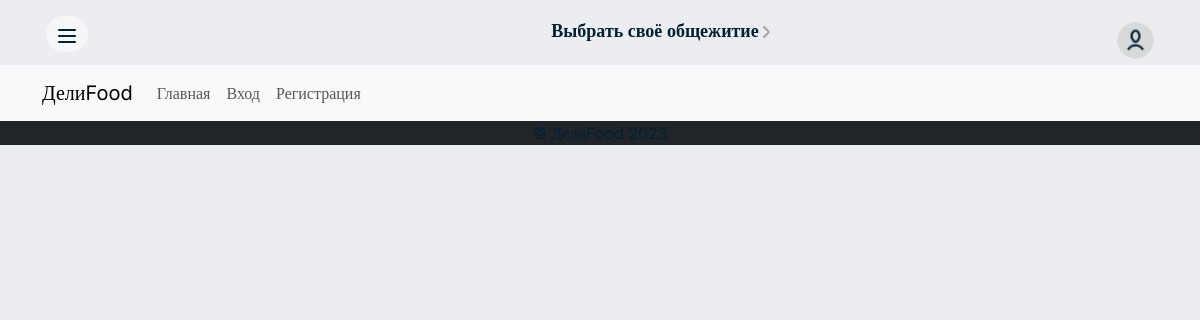
/, run on an earlier commit of the app's database.
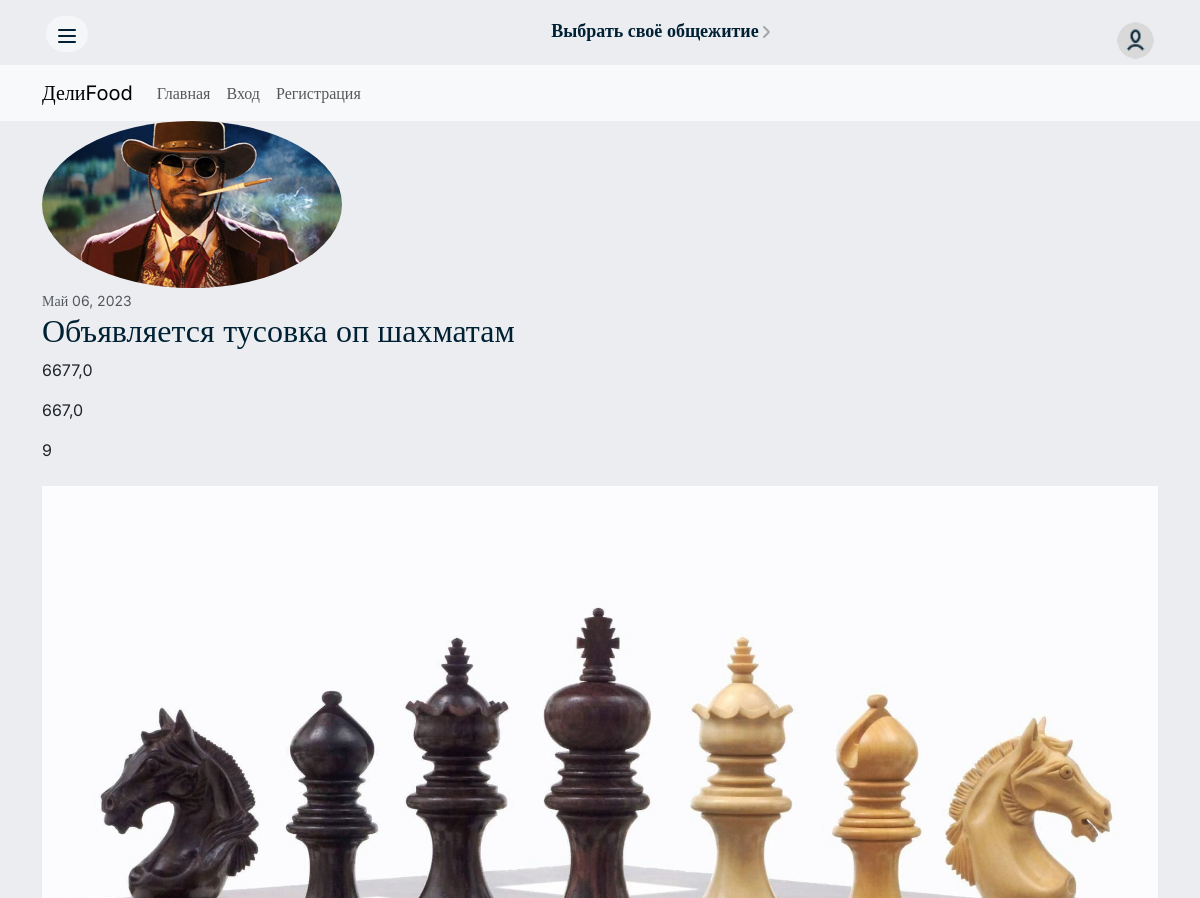
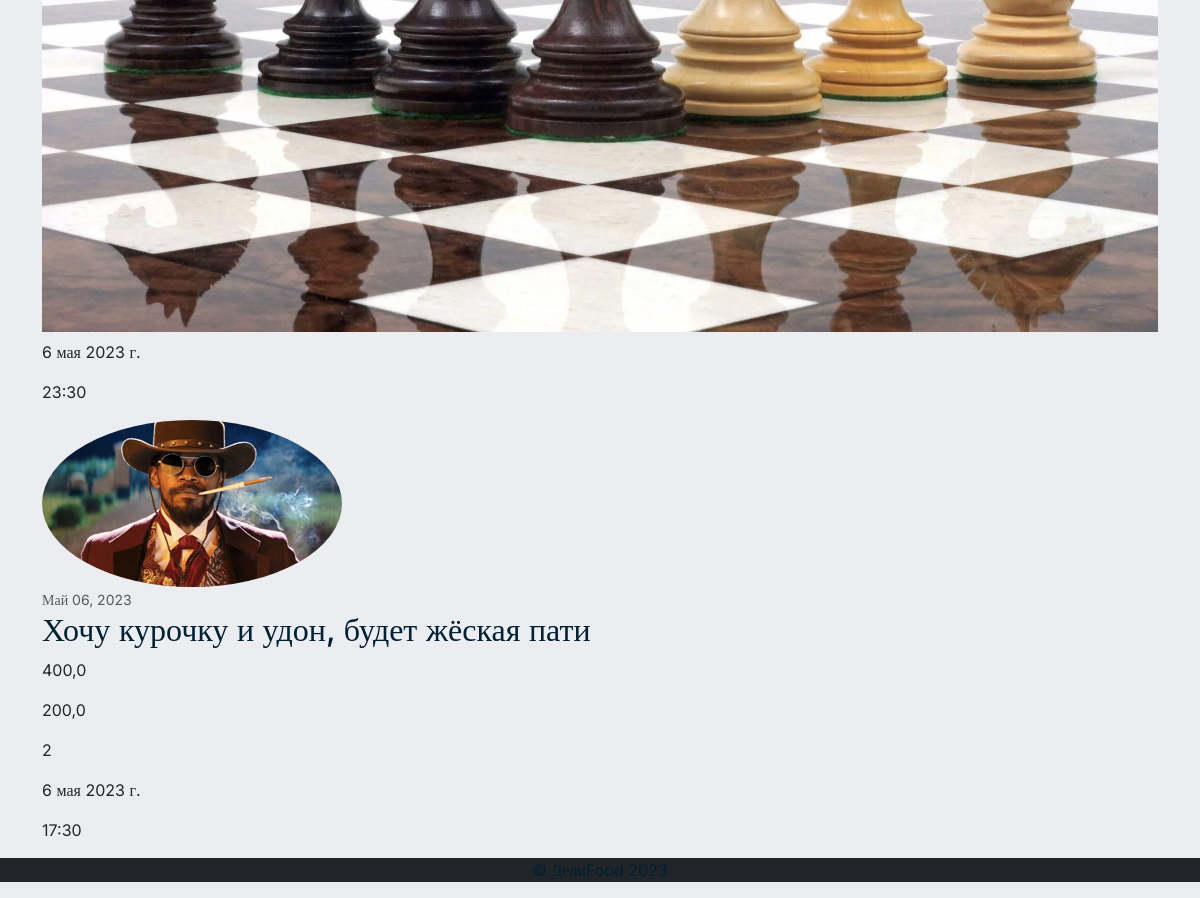
And on a later commit of the database (2 pictures, top to bottom).
### main/models.py (models this page shows, shortened)
class Post(models.Model):
    date_posted = models.DateTimeField(default=timezone.now)
    author = models.ForeignKey(User, on_delete=models.CASCADE)
    title = models.CharField("Название ордера", max_length=120, help_text='Введите текст поста')
    price = models.FloatField("Стоимость всей еды", default=0)
    price_deliver = models.FloatField("Стоимость доставки", default=0)
    date_deliver = models.DateField("Дата ордера", default=timezone.now)
    time_deliver = models.TimeField("Время ордера", default='17:30:00')
    cnt_people = models.IntegerField("Количество людей", default=2, help_text='Минимум 2, включая вас')
    image = models.ImageField(
        'Картинка',
        upload_to='posts_pics/',
        blank=True,
        null=True
    )
    class Meta:
        ordering = ('-date_posted',)
        verbose_name = 'Пост'
        verbose_name_plural = 'Посты'

### users/models.py (models this page shows, shortened)
class Profile(models.Model):
    user = models.OneToOneField(User, on_delete=models.CASCADE)
    image = models.ImageField('Ваша фотография', default='profile_pics/default.jpg', upload_to='profile_pics/')
    address = models.CharField('Адрес общежития', blank=True, null=True, max_length=250)

### main/views.py (the view)
# urls.py: path('', PostListView.as_view(), name='home'),
class PostListView(ListView):
    model = Post
    template_name = 'main/main.html'
    context_object_name = 'posts'
    ordering = ['-date_posted']

### main/templates/main/main.html (shortened to what this page needs)
{% extends 'main/layout.html' %}
{% load static %}
{% load dateshed %}
{% load thumbnail %}
{% block orders %}
    {% for post in posts %}
        <article class="media content-section">
          <img class="rounded-circle article-img" src="{{ post.author.profile.image.url }}" alt="">
          <div class="media-body">
            <div class="article-metadata">
              <small class="text-muted">{{ post.date_posted|date:"F d, Y" }}</small>
            </div>
            <h2><a class="article-title" href="{% url 'post-detail' post.id %}">{{ post.title }}</a></h2>
            <p class="article-content">{{ post.price }}</p>
              <p class="article-content">{{ post.price_deliver }}</p>
              <p class="article-content">{{ post.cnt_people }}</p>
              {% thumbnail post.image "960x339" crop="center" upscale=True as im %}
                <img class="card-img my-2" src="{{ im.url }}">
              {% endthumbnail %}
              <p class="article-content">{{ post.date_deliver }}</p>
              <p class="article-content">{{ post.time_deliver }}</p>
          </div>
        </article>
    {% endfor %}
{% endblock %}

### main/templates/main/layout.html (shortened to what this page needs)
{% load static %}
<!doctype html>
<html lang="ru">
<head>
    <link href="https://cdn.jsdelivr.net/npm/bootstrap@5.3.0-alpha3/dist/css/bootstrap.min.css" rel="stylesheet">
    <link rel = "stylesheet" href = "{% static 'main/css/style_mainpage.css' %}">
    <link rel = "stylesheet" href = "{% static 'main/css/style_login.css' %}">
    <link rel = "stylesheet" href = "{% static 'main/css/style_myorder_run.css' %}">
    <link rel = "stylesheet" href = "{% static 'main/css/style_register.css' %}">
</head>
<body>
    {% include 'main/header.html' %}
    <div class="container">
    {% block orders %}
    {% endblock %}
    </div>
{% include 'main/footer.html' %}
</body>
</html>

### main/templates/main/header.html (shortened to what this page needs)
{% load static %}
{% load crispy_forms_tags %}
    <div class="container mt-3">
        <div class="row flex-nowrap">
            <div class="col-2">
                <a href="" type="button" class="btn btn-success ms-1" id="pop-up-but1"><img class="" src="{% static 'main/img/tochkipopup.svg' %}" alt="tochkipopup" width=""></a>
            </div>
            <div class="col d-flex justify-content-center">
                <a href="{% url 'profile' %}" type="button" class="btn btn-success ms-2" id="pop-up-but2">Выбрать своё общежитие<img class="ms-1" src="{% static 'main/img/galkaobsh.svg' %}" alt="galkaobsh" width=""></a>
            </div>
            <div class="col-auto d-flex justify-content-end pe-1">
                {% if user.is_authenticated %}
                    <a href="{% url 'profile' %}" type="button" class="btn btn-success " id="pop-up-but3"><img class="rounded-circle account-img" src="{{ user.profile.image.url }}" alt="avanav" width="37px" height="37px"></a>
                {% else %}
                    <a href="{% url 'profile' %}" type="button" class="btn btn-success " id="pop-up-but3"><img class="rounded-circle account-img" src="{% static 'main/img/default.jpg' %}" alt="avanav" width="37px" height="37px"></a>
                {% endif %}
            </div>
        </div>
    </div>
      <nav class="navbar navbar-expand-lg bg-body-tertiary">
        <div class="container">
          <a class="navbar-brand mr-4" href="{% url 'home' %}"> ДелиFood</a>
          <div class="collapse navbar-collapse" id="navbarToggle">
            <div class="navbar-nav mr-auto">
              <a class="nav-item nav-link " href="{% url 'home' %}">Главная</a>
            </div>
            <div class="navbar-nav">
              {% if user.is_authenticated %}
                  <a class="nav-item nav-link " href="{% url 'user-posts' user.username %}">Мои ордера</a>
                  <a class="nav-item nav-link " href="{% url 'post-create' %}">Создать новый ордер</a>
                  <a class="nav-item nav-link" href="{% url 'profile' %}">Профиль</a>
                  <a class="nav-item nav-link" href="{% url 'logout' %}">Выход</a>
              {% else %}
                  <a class="nav-item nav-link" href="{% url 'login' %}">Вход</a>
                  <a class="nav-item nav-link" href="{% url 'register' %}">Регистрация</a>
              {% endif %}
            </div>
          </div>
        </div>
      </nav>

### main/templates/main/footer.html
{% load static %}
<footer class="text-center bg-dark">
    <p><a href="{% url 'home' %}">© ДелиFood 2023</a></p>
</footer>

### main/static/main/css/style_mainpage.css (style rules this page uses)
body { font-family: Inter; background-color: #ECEDF1; }
#pop-up-but1 { background: rgba(255, 255, 255, 0.47); border-radius: 30px; border: 0px; box-shadow: none; }
#pop-up-but2 { white-space: nowrap; font-family: 'Inter'; font-style: normal; font-weight: 600; font-size: 18px; line-height: 18px; color: #002033; background: none; box-shadow: none; border: 0px; }
#pop-up-but3 { background: none; box-shadow: none; border: 0px; }
a { text-decoration: none; color: #002033; }

### main/static/main/css/style_login.css (style rules this page uses)
body { font-family: Inter; background-color: #ECEDF1; }
a { text-decoration: none; color: #002033; }

### main/static/main/css/style_myorder_run.css (style rules this page uses)
body { font-family: Inter; background-color: #ECEDF1; }
a { text-decoration: none; color: #002033; }

### main/static/main/css/style_register.css (style rules this page uses)
body { font-family: Inter; background-color: #ECEDF1; }

What changed in the data, as far as the page shows it:
added Post: author.profile.image (picture), date_posted "Май 06, 2023", title "Объявляется тусовка оп шахматам", price "6677,0", price_deliver "667,0", cnt_people "9", date_deliver "6 мая 2023 г.", time_deliver "23:30"
added Post: author.profile.image (picture), date_posted "Май 06, 2023", title "Хочу курочку и удон, будет жёская пати", price "400,0", price_deliver "200,0", cnt_people "2", date_deliver "6 мая 2023 г.", time_deliver "17:30"
